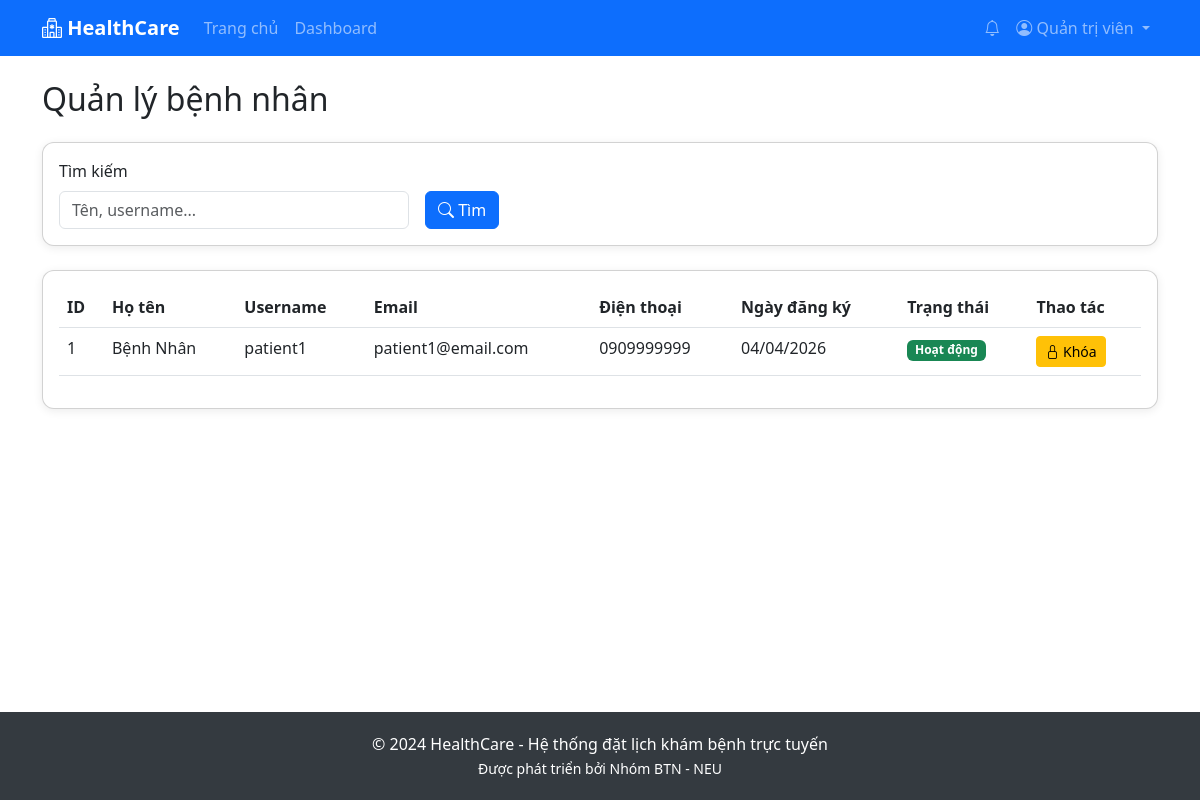
Page /management/patients/ (signed in) on the committed database.
### accounts/models.py (models this page shows, shortened)
class User(AbstractUser):
    ROLE_CHOICES = [
        ('patient', 'Bệnh nhân'),
        ('doctor', 'Bác sĩ'),
        ('admin', 'Quản trị viên'),
    ]
    role = models.CharField(max_length=10, choices=ROLE_CHOICES, default='patient')
    phone = models.CharField(max_length=15, blank=True)
    address = models.TextField(blank=True)
    is_active = models.BooleanField(default=True)
    def is_patient(self):
        return self.role == 'patient'
    def is_admin_user(self):
        return self.role == 'admin' or self.is_superuser

### patients/models.py (models this page shows, shortened)
class Patient(models.Model):
    GENDER_CHOICES = [
        ('M', 'Nam'),
        ('F', 'Nữ'),
        ('O', 'Khác'),
    ]
    user = models.OneToOneField(User, on_delete=models.CASCADE, related_name='patient_profile')
    date_of_birth = models.DateField(null=True, blank=True)
    gender = models.CharField(max_length=1, choices=GENDER_CHOICES, blank=True)
    insurance_info = models.CharField(max_length=100, blank=True)
    medical_history = models.TextField(blank=True)
    created_at = models.DateTimeField(auto_now_add=True)
    updated_at = models.DateTimeField(auto_now=True)
    class Meta:
        verbose_name = 'Bệnh nhân'
        verbose_name_plural = 'Bệnh nhân'

### appointments/views.py (the view)
    def wrapper(request, *args, **kwargs):
        if not request.user.is_admin_user():
            messages.error(request, 'Bạn không có quyền truy cập trang này.')
            return redirect('dashboard')
        return view_func(request, *args, **kwargs)

### appointments/views.py (called while the page is built, shortened)
def admin_required(view_func):
    def wrapper(request, *args, **kwargs):
        if not request.user.is_admin_user():
            messages.error(request, 'Bạn không có quyền truy cập trang này.')
            return redirect('dashboard')
        return view_func(request, *args, **kwargs)
    return wrapper

@login_required
@admin_required
def manage_patients(request):
    patients = Patient.objects.all().order_by('-created_at')
    search = request.GET.get('search', '')
    context = {
        'patients': patients,
        'search': search,
    }
    return render(request, 'admin_panel/patients.html', context)

### templates/admin_panel/patients.html (shortened to what this page needs)
{% extends 'base.html' %}
{% block content %}
<div class="container py-4">
    <h2 class="mb-4">Quản lý bệnh nhân</h2>
    <div class="card mb-4">
        <div class="card-body">
            <form method="get" class="row g-3 align-items-end">
                <div class="col-md-4">
                    <label class="form-label">Tìm kiếm</label>
                    <input type="text" name="search" class="form-control" placeholder="Tên, username..." value="{{ search }}">
                </div>
                <div class="col-md-2">
                    <button type="submit" class="btn btn-primary"><i class="bi bi-search"></i> Tìm</button>
                </div>
            </form>
        </div>
    </div>
    <div class="card">
        <div class="card-body">
            <div class="table-responsive">
                <table class="table table-hover">
                    <thead>
                        <tr>
                            <th>ID</th>
                            <th>Họ tên</th>
                            <th>Username</th>
                            <th>Email</th>
                            <th>Điện thoại</th>
                            <th>Ngày đăng ký</th>
                            <th>Trạng thái</th>
                            <th>Thao tác</th>
                        </tr>
                    </thead>
                    <tbody>
                        {% for patient in patients %}
                            <tr>
                                <td>{{ patient.id }}</td>
                                <td>{{ patient.user.get_full_name|default:"-" }}</td>
                                <td>{{ patient.user.username }}</td>
                                <td>{{ patient.user.email }}</td>
                                <td>{{ patient.user.phone|default:"-" }}</td>
                                <td>{{ patient.created_at|date:"d/m/Y" }}</td>
                                <td>
                                    {% if patient.user.is_active %}
                                        <span class="badge bg-success">Hoạt động</span>
                                    {% else %}
                                        <span class="badge bg-danger">Bị khóa</span>
                                    {% endif %}
                                </td>
                                <td>
                                    <a href="{% url 'toggle_user_status' patient.user.id %}" class="btn btn-sm btn-{% if patient.user.is_active %}warning{% else %}success{% endif %}">
                                        {% if patient.user.is_active %}
                                            <i class="bi bi-lock"></i> Khóa
                                        {% else %}
                                            <i class="bi bi-unlock"></i> Mở
                                        {% endif %}
                                    </a>
                                </td>
                            </tr>
                        {% empty %}
                            <tr>
                                <td colspan="8" class="text-muted text-center">Không có bệnh nhân nào.</td>
                            </tr>
                        {% endfor %}
                    </tbody>
                </table>
            </div>
        </div>
    </div>
</div>
{% endblock %}

### templates/base.html (shortened to what this page needs)
<!DOCTYPE html>
<html lang="vi">
<head>
    <link href="https://cdn.jsdelivr.net/npm/bootstrap@5.3.0/dist/css/bootstrap.min.css" rel="stylesheet">
    <link href="https://cdn.jsdelivr.net/npm/bootstrap-icons@1.10.0/font/bootstrap-icons.css" rel="stylesheet">
</head>
<body>
    <nav class="navbar navbar-expand-lg navbar-dark bg-primary">
        <div class="container">
            <a class="navbar-brand" href="{% url 'home' %}">
                <i class="bi bi-hospital"></i> HealthCare
            </a>
            <div class="collapse navbar-collapse" id="navbarNav">
                <ul class="navbar-nav me-auto">
                    <li class="nav-item">
                        <a class="nav-link" href="{% url 'home' %}">Trang chủ</a>
                    </li>
                    {% if user.is_authenticated %}
                        <li class="nav-item">
                            <a class="nav-link" href="{% url 'dashboard' %}">Dashboard</a>
                        </li>
                    {% endif %}
                </ul>
                <ul class="navbar-nav">
                    {% if user.is_authenticated %}
                        <li class="nav-item dropdown">
                            <a class="nav-link position-relative" href="#" id="notificationDropdown" role="button" data-bs-toggle="dropdown">
                                <i class="bi bi-bell"></i>
                            </a>
                        </li>
                        <li class="nav-item dropdown">
                            <a class="nav-link dropdown-toggle" href="#" id="userDropdown" role="button" data-bs-toggle="dropdown">
                                <i class="bi bi-person-circle"></i>
                                <span class="d-none d-md-inline">{{ user.get_full_name|default:user.username }}</span>
                            </a>
                        </li>
                    {% endif %}
                </ul>
            </div>
        </div>
    </nav>
    <main>
        {% block content %}{% endblock %}
    </main>
    <footer>
        <div class="container text-center">
            <p class="mb-0">&copy; 2024 HealthCare - Hệ thống đặt lịch khám bệnh trực tuyến</p>
            <small>Được phát triển bởi Nhóm BTN - NEU</small>
        </div>
    </footer>
</body>
</html>

### templates/base.html (style rules this page uses)
:root { --primary-gradient: linear-gradient(135deg, #667eea 0%, #764ba2 100%); --primary-color: #667eea; }
* { -webkit-tap-highlight-color: transparent; }
body { min-height: 100vh; display: flex; flex-direction: column; font-size: 16px; }
.navbar-brand { font-weight: bold; }
.card { transition: transform 0.2s; border-radius: 12px; box-shadow: 0 2px 10px rgba(0,0,0,0.08); }
footer { margin-top: auto; background-color: #343a40; color: white; padding: 20px 0; }
.navbar { position: sticky; top: 0; z-index: 1030; }

### rows in the picture
User: get_full_name "Quản trị viên"
Patient: id "1", user.get_full_name "Bệnh Nhân", user.username "patient1", user.email "patient1@email.com", user.phone "0909999999", created_at "04/04/2026", shows "Hoạt động", shows "Khóa"
